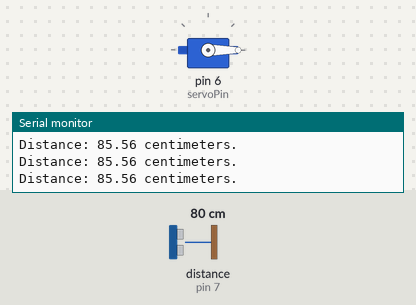
Recording of a sketch running on a simulated Arduino Uno, built with avr-gcc and run on an emulated ATmega328P. On the bench: servo, the last lines printed to the serial monitor. Wiring (inferred from the names in the program): ultrasonic range finder: trigger pin 8; echo pin 7. The test bench sets the inputs (shaded band); at power-on: distance to the obstacle (sensor on pin 7) 80 cm. The echo pulse lasts 58.3 µs per cm.

Above: at 1.2 s.
1.3 s: distance to the obstacle (sensor on pin 7) set to 2 cm
At 1.45 s:
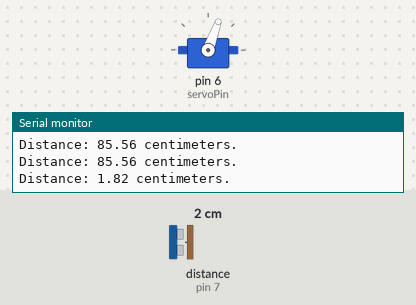
4.3 s: distance to the obstacle (sensor on pin 7) set to 4 cm
At 4.34 s:
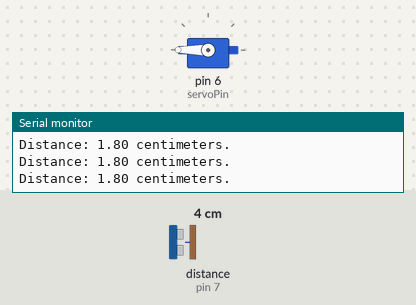
Timing chart, 0 to 13.3 s (numbered marks = the images above; inputs shaded):
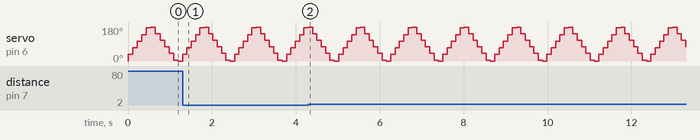

Measured:
- by itself, servo on pin 6 (servoPin): repeats every 1.2 s: 110° 0.10 s, 75° 0.10 s, 40° 0.10 s, 5° 0.10 s, 0° 0.10 s, 35° 0.10 s, 70° 0.10 s, 105° 0.10 s, 140° 0.10 s, 175° 0.10 s, 180° 0.10 s, 145° 0.10 s

The sketch:

servoSearch.ino
```cpp
#include <Servo.h>
//----------------------------------------------//
//Range of this servo is 0 deg to 180 deg//
//But doesn't work really well at angles below 35 deg//


int pos = 0;
int servoPin = 6;
int servoDelay = 25;
int trigPin = 8;
int echoPin = 7;
float pingTime;
float speedOfSound = 368.32;  //speed of sound from previous calibration
float distance;

//Creating the servo object
Servo bigBoy;

void setup()
{
  Serial.begin(9600);
  bigBoy.attach(servoPin);
  bigBoy.write(pos);
  pinMode(trigPin, OUTPUT);
  pinMode(echoPin, INPUT);

}

void loop()
{
  moveServo();
}


void moveServo()
{
  for (pos = 0; pos < 180;)
  {
    calcDistance();
    pos += 35;
    bigBoy.write(pos);
    delay(100);
  }

  for (pos = 180; pos > 0;)
  {
    calcDistance();
    pos -= 35;
    bigBoy.write(pos);
    delay(100);
  }
}

void calcDistance()
{
  digitalWrite(trigPin, LOW);
  delayMicroseconds(2000);
  digitalWrite(trigPin, HIGH);
  delayMicroseconds(10);
  digitalWrite(trigPin, LOW);
  delayMicroseconds(15);

  pingTime = pulseIn(echoPin, HIGH);   //Measure pingTime in microseconds
  pingTime = pingTime / 1000000.;

  distance = speedOfSound * pingTime / 2;

  distance = distance * 100;   //distance in centimeters

  Serial.print("Distance: ");
  Serial.print(distance);
  Serial.println(" centimeters.");

  //delay(50);
}
```
